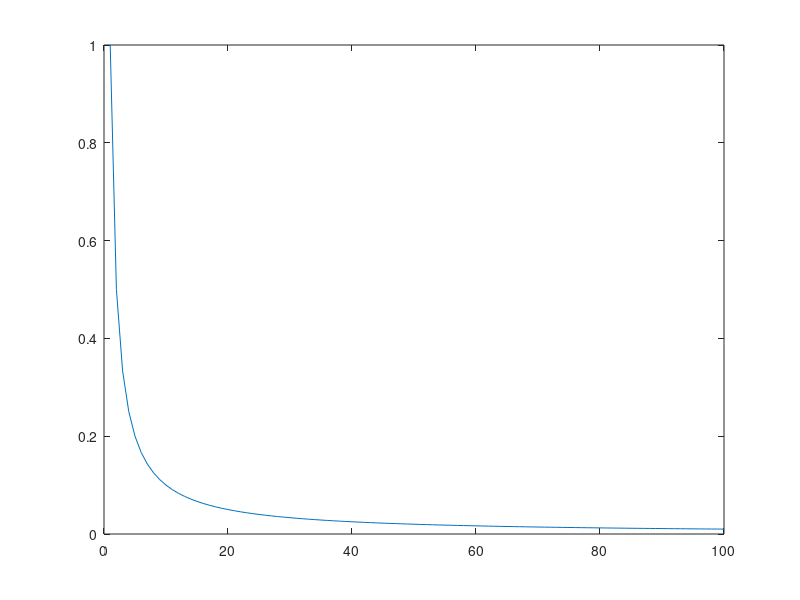

Source code (MATLAB): (Note: this script raises an error after producing the figure.)
%% prereqs

%% Figure 18.1

figure

% 1/f function
c = 1;
x = 1;

plot(c./(1:100).^x)

%% Figure 18.2

% load sample EEG data
load("../sampleEEGdata (1).mat")

% wavelet parameters
min_freq = 2;
max_freq = 128;
num_frex = 30;

% other wavelet parameters
frequencies = logspace(log10(min_freq),log10(max_freq),num_frex);
time = -1:1/EEG.srate:1;
half_of_wavelet_size = (length(time)-1)/2;

% FFT parameters (use next-power-of-2)
n_wavelet     = length(time);
n_data        = EEG.pnts;
n_convolution = n_wavelet+n_data-1;
n_conv_pow2   = pow2(nextpow2(n_convolution));
wavelet_cycles= 4; 


electrode_indx = [23 35 64];
rand_tpnts = [10 50 150 300 640];
% FFT of data (note: this doesn't change on frequency iteration)
req_data = zeros(length(electrode_indx),length(rand_tpnts),EEG.trials);
for trial_ind=1:EEG.trials
    for elecInd=1:length(electrode_indx)
        hilbert_sig = hilbert(EEG.data(elecInd,:,trial_ind));
        inst_phase_all = angle(hilbert_sig);
        for tpnts=1:length(rand_tpnts)
            inst_phase_tpnts = inst_phase_all(tpnts);
            req_data(electrode_indx(elecInd),tpnts,trial_ind) = inst_phase_tpnts;
%             fft_data = EEG.data(electrode_indx(elecInd),rand_tpnts(tpnts),trial_ind);
%             disp(fft_data)
        end
    end
end
figure
elec_name_array = string({EEG.chanlocs.labels});
elecInd = electrode_indx(3); %select the electrode you want
% for figInd=1:15
%     subplot(3,5,figInd)
% for k=1:3
    for j=1:5
        subplot(3,5,j)
        for i=1:EEG.trials
            % Compute x and y components of the vector
            x_component = cos(req_data(elecInd,j,i));   
            y_component = sin(req_data(elecInd,j,i));
            % Plot the unit vector starting from the origin
            quiver(0, 0, x_component, y_component, 'Color', 'b', 'LineWidth', 2);
            hold on;
        end
        axis equal;
        grid on;
        xlabel('X');
        ylabel('Y');
        title(['Timestamp:',num2str(rand_tpnts(j)),'Electrode',elec_name_array(elecInd)]);
    end
% end
% end
